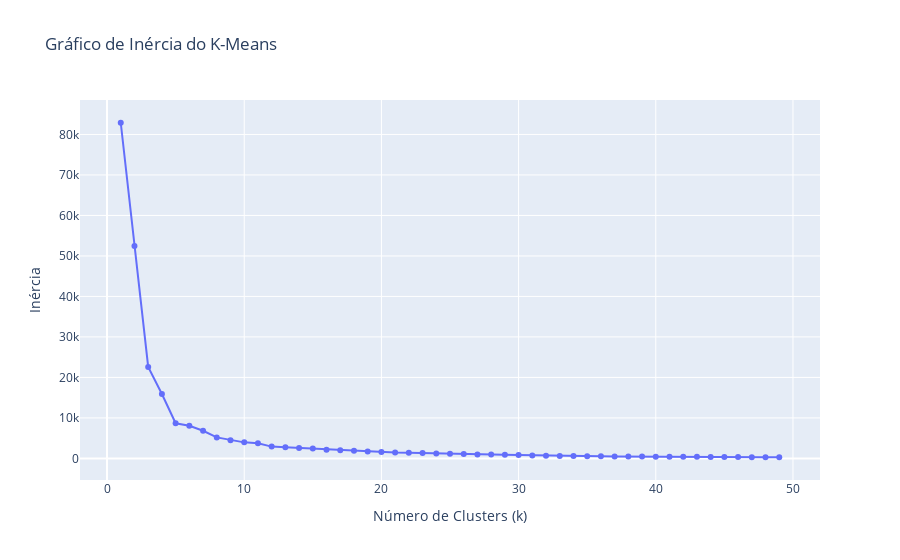

The code cell stored with this chart in its notebook:
### Code cell
import plotly.express as px
import pandas as pd
import numpy as np
from sklearn.cluster import KMeans
import plotly.graph_objs as go

# Seu código para calcular a inércia
data = df.drop(columns=['status'])
inertias = []
centers = np.arange(1, 50)

for k in centers:
    kmeans = KMeans(n_clusters=k, random_state=0, n_init='auto').fit(data)
    inertias.append(kmeans.inertia_)

# Criação do gráfico interativo
fig = go.Figure()
fig.add_trace(go.Scatter(x=centers, y=inertias, mode='lines+markers'))
fig.update_layout(
    title='Gráfico de Inércia do K-Means',
    xaxis=dict(title='Número de Clusters (k)'),
    yaxis=dict(title='Inércia'),
)
fig.show()

### Figure 1 — Plotly figure (JSON) as saved in the notebook; plotly's stock layout.template omitted (floating-point values rounded to 4 significant figures)
{"data": [{"mode": "lines+markers", "type": "scatter", "x": [1, 2, 3, 4, 5, 6, 7, 8, 9, 10, 11, 12, 13, 14, 15, 16, 17, 18, 19, 20, 21, 22, 23, 24, 25, 26, 27, 28, 29, 30, 31, 32, 33, 34, 35, 36, 37, 38, 39, 40, 41, 42, 43, 44, 45, 46, 47, 48, 49], "y": [82890.0, 52480.0, 22590.0, 15910.0, 8684.0, 8053.0, 6833.0, 5189.0, 4501.0, 3961.0, 3716.0, 2916.0, 2750.0, 2579.0, 2429.0, 2156.0, 2008.0, 1875.0, 1704.0, 1573.0, 1471.0, 1419.0, 1319.0, 1207.0, 1140.0, 1069.0, 986.1, 941.1, 875.3, 818.7, 743.2, 664.9, 567.4, 564.0, 543.6, 521.8, 499.0, 465.6, 441.7, 428.9, 409.8, 397.1, 382.8, 368.9, 335.1, 319.1, 307.0, 297.9, 285.4]}], "layout": {"title": {"text": "Gráfico de Inércia do K-Means"}, "xaxis": {"title": {"text": "Número de Clusters (k)"}}, "yaxis": {"title": {"text": "Inércia"}}}}
